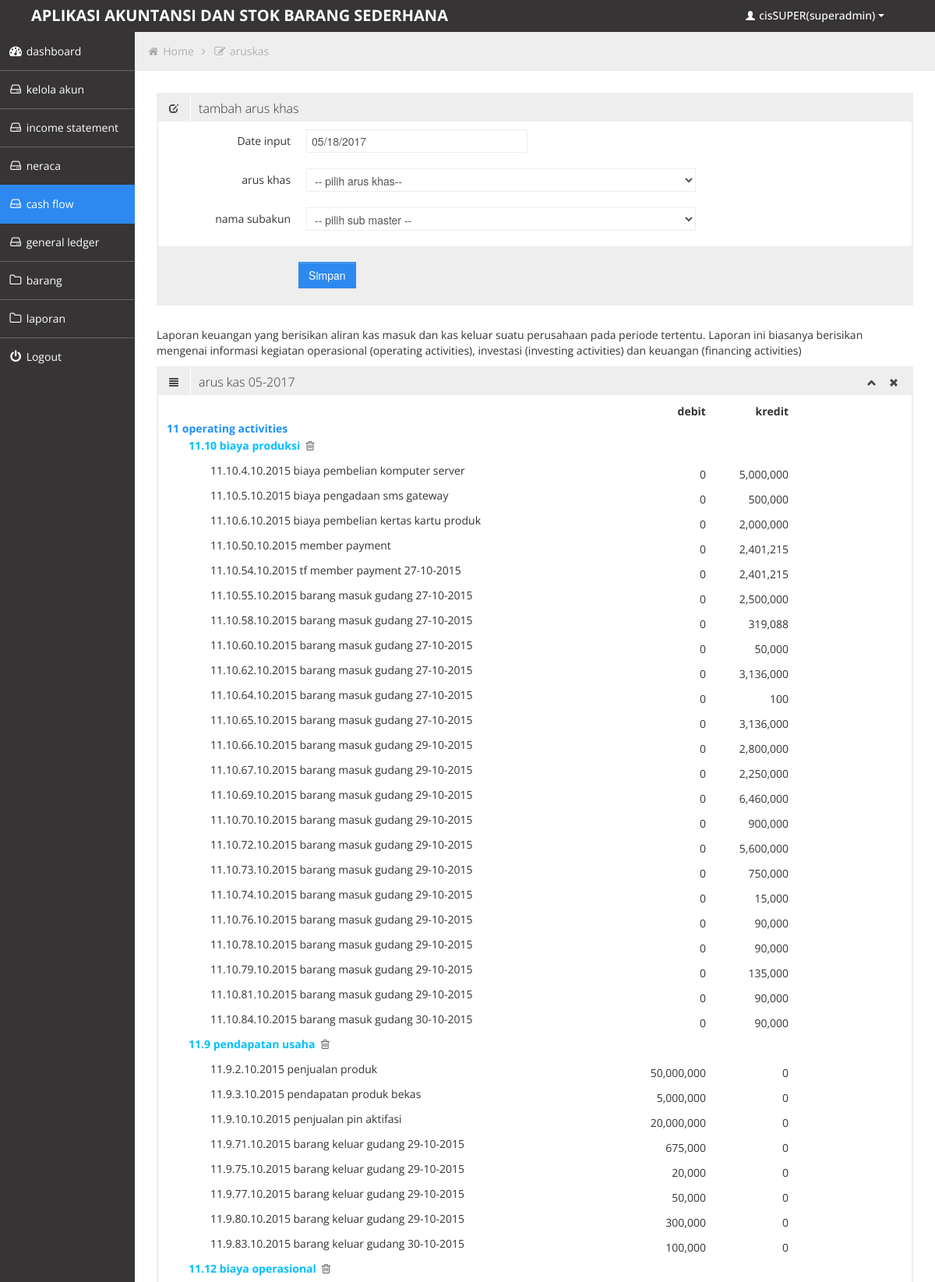
The page /admin/media.php?module=aruskas&acc=view (signed in, upper part) on the database its author committed.
### tables this page shows
CREATE TABLE IF NOT EXISTS `master` (
  `id_master` int(11) NOT NULL AUTO_INCREMENT,
  `nama_master` varchar(122) NOT NULL,
  `master_seo` varchar(122) NOT NULL,
  `status` varchar(122) NOT NULL,
  PRIMARY KEY (`id_master`)
);

CREATE TABLE IF NOT EXISTS `arus_kas` (
  `id_arus_kas` int(11) NOT NULL AUTO_INCREMENT,
  `id_master` int(11) NOT NULL,
  `id_submaster` int(11) NOT NULL,
  `tanggal` date NOT NULL,
  PRIMARY KEY (`id_arus_kas`)
);

CREATE TABLE IF NOT EXISTS `submaster` (
  `id_submaster` int(11) NOT NULL AUTO_INCREMENT,
  `nama_submaster` varchar(123) NOT NULL,
  `id_master` varchar(123) NOT NULL,
  PRIMARY KEY (`id_submaster`)
);

CREATE TABLE IF NOT EXISTS `income` (
  `id_income` int(11) NOT NULL AUTO_INCREMENT,
  `id_submaster` varchar(122) NOT NULL,
  `jumlah` varchar(122) NOT NULL,
  `nama_keterangan` varchar(122) NOT NULL,
  `tanggal` date NOT NULL,
  `debit` int(122) NOT NULL,
  `kredit` int(122) NOT NULL,
  `status` varchar(122) NOT NULL,
  PRIMARY KEY (`id_income`)
);

### admin/modul/aruskas/aruskas.php (the view, shortened to what this page needs)
<?php
$date=date('Y-m-d');
$iki=explode("-",$date);
?>
        <div class="row-fluid sortable">
				<div class="box span12">
					<div class="box-header" data-original-title>
						<h2><i class="halflings-icon edit"></i><span class="break"></span>tambah arus khas</h2>
					</div>
					<div class="box-content">
						<form class="form-horizontal"  action="<?php echo $PHP_SELF ?> " method="post" enctype="multipart/form-data">
						  <fieldset>
						    <div class="control-group">
							  <label class="control-label" for="date01">Date input</label>
							  <div class="controls">
								<input type="text" name="tanggal" class="input-xlarge datepicker" id="date01" value="<?php echo "".$iki[1]."/".$iki[2]."/".$iki[0]."";?>">
							  </div>
							</div>
						  	<div class="control-group">
							  <label class="control-label" for="typeahead"> arus khas </label>
							  <div class="controls">
								<select name="master"  style="width: 500px; ">
								    <option>-- pilih arus khas--</value>
								</select>
							</div>
							</div>
							<div class="control-group">
							  <label class="control-label" for="typeahead">nama subakun </label>
							   <div class="controls">
								<select name="submaster"  style="width: 500px; ">
								    <option>-- pilih sub master --</value>
								</select>
							  </div>
							  </div>
							<div class="form-actions">
							  <input type="submit" name="submit"class="btn btn-primary" value=" Simpan " >
							</div>
						  </fieldset>
						</form>
					</div>
				</div>
				</div>
				<p>Laporan keuangan yang berisikan aliran kas masuk dan kas keluar suatu perusahaan pada periode tertentu. Laporan ini biasanya berisikan mengenai informasi kegiatan operasional (operating activities), investasi (investing activities) dan keuangan (financing activities)
	           <div class="row-fluid sortable">
				<div class="box span12">
					<div class="box-header">
						<h2><i class="halflings-icon align-justify"></i><span class="break"></span>arus kas  <?php echo "".$iki[1]."-".$iki[0]."  " ?>
						  </h2>
						<div class="box-icon">
							<a href="#" class="btn-minimize"><i class="halflings-icon chevron-up"></i></a>
							<a href="#" class="btn-close"><i class="halflings-icon remove"></i></a>
						</div>
					</div>
					<div class="box-content">
						<table border="0" style="width: 800px; ">
							    <thead>
							  <tr>
								  <th> </th>
								  <th style="text-align: right;">debit</th>
								  <th style="text-align: right;">kredit</th>
							  </tr>
						  </thead>
							  <tbody>
							   <?php
						  $d=mysql_query("select * from master where status='arus-kas' order by id_master asc");
						  while ($r=mysql_fetch_array($d))
						  {
						  ?>
							<tr>
								<td><?php echo "<b style=color:#1E90FF;>$r[id_master] $r[nama_master]</b>";?></td>
								<?php $f=mysql_query("select * from arus_kas,submaster where arus_kas.id_submaster=submaster.id_submaster and arus_kas.id_master='$r[id_master]' ");
								while ($t=mysql_fetch_array($f)){?>
								<tr><td class="center" ><?php echo "<p style=padding-left:2em ><b style=color:#00BFFF;>$r[id_master].$t[id_submaster] $t[nama_submaster]</b>";?>&nbsp <a href="modul/aruskas/dellaruskas.php?id=<?php echo "$t[id_arus_kas]";?>"><i class="icon-trash"></i></td>
								<?php $b=mysql_query("select * from submaster,income where income.id_submaster=submaster.id_submaster and submaster.id_submaster='$t[id_submaster]' order by income.id_income asc ");
								while ($o=mysql_fetch_array($b)){
								$debit=number_format($o[debit]);
								$kredit=number_format($o[kredit]);
								$belah=explode("-",$o[tanggal]);
								?>
								<tr><td class="center" ><?php echo "<p style=padding-left:4em >$r[id_master].$t[id_submaster].$o[id_income].".$belah[1].".".$belah[0]." $o[nama_keterangan]";?></td>
								<td class="center" style="text-align: right;"><?php echo "$debit";?></td>
								<td class="center" style="text-align: right;"><?php echo "$kredit";?></td>
								</tr>
								<?php } ?>
								</tr>
							</tr>
							<?php
							}
							}
							?>
							  </tbody>
						 </table>
					</div>
				</div>
			</div>

### admin/css/style.css (style rules this page uses)
body { background: #F5F5F5; color: #333; border: none; font-family: 'Open Sans', sans-serif; font-weight: 400; }
a { color: #646464; }
h2 { font-size: 16px; line-height: 16px; }
.box { border: 2px solid #eee; background: #fff !important; margin-bottom: 28px; }
.box-header { height: 16px; font-size: 16px; line-height: 16px; padding: 10px; background: #eee; -webkit-box-shadow: none; -moz-box-shadow: none; box-shadow: none; overflow: hidden; }
.box-header h2 { float:left; margin-top: 0px; font-weight: 300; }
.box-header h2 i { margin: 0px 3px 0px 4px; opacity: .8; filter: alpha(opacity=80); -ms-filter:"progid:DXImageTransform.Microsoft.Alpha(Opacity=80)"; }
.box-header .box-icon { float:right; margin-top: 1px; }
.box-header .box-icon i { -webkit-transition: all 0.1s ease-in-out; -moz-transition: all 0.1s ease-in-out; -o-transition: all 0.1s ease-in-out; -ms-transition: all 0.1s ease-in-out; transition: all 0.1s ease-in-out; opacity: .8; filter: alpha(opacity=80); -ms-filter:"progid:DXImageTransform.Microsoft.Alpha(Opacity=80)"; }
.box-header .box-icon a { margin: 0px 5px; }
.box-content { position: relative; z-index: 50; margin-top: -1px; padding: 10px; background: #fff !important; }
.form-actions { padding: 19px 20px 20px; margin: 20px -10px -30px -10px; background-color: #eee; border-top: 1px solid #eee; *zoom: 1; }
.form-actions:before, .form-actions:after { display: table; line-height: 0; content: ""; }
.form-actions:after { clear: both; }
.btn { display: inline-block; padding: 6px 12px; margin-bottom: 0; font-size: 14px; font-weight: 500; line-height: 20px; text-align: center; white-space: nowrap; vertical-align: middle; cursor: pointer; border: 1px solid #a7a9aa; -webkit-border-radius: 0px !important; border-radius: 0px !important; }
.btn { color: #ffffff; background-color: #a7a9aa; border-color: #a7a9aa; background-image: none; filter: none; text-shadow: none; }
.btn-primary { background-color: #2D89EF; border-color: #2D89EF; }

### admin/css/halflings.css (style rules this page uses)
html, html .halflings { -webkit-font-smoothing: antialiased !important; }
.halflings-icon { display: inline-block; width: 14px; height: 14px; line-height: 14px; vertical-align: text-top; background-image: url(../img/glyphicons_halflings.svg); background-position: 0 0; background-repeat: no-repeat; vertical-align: top; *display: inline; *zoom: 1; *margin-right: .3em; }
.halflings-icon.remove { background-position: -312px 0; }
.halflings-icon.align-justify { background-position: -336px -48px; }
.halflings-icon.edit { background-position: -96px -72px; }
.halflings-icon.chevron-up { background-position: -288px -120px; }

### rows shown on the page
master: id_master "11", nama_master "operating activities"
arus_kas: id_master.id_master "11", id_submaster.id_submaster "10", id_submaster.nama_submaster "biaya produksi"
income: id_submaster.id_submaster "10", id_income "4", tanggal "10", tanggal "2015", nama_keterangan "biaya pembelian komputer server", debit "0", kredit "5,000,000"
income: id_submaster.id_submaster "10", id_income "5", tanggal "10", tanggal "2015", nama_keterangan "biaya pengadaan sms gateway", debit "0", kredit "500,000"
income: id_submaster.id_submaster "10", id_income "6", tanggal "10", tanggal "2015", nama_keterangan "biaya pembelian kertas kartu produk", debit "0", kredit "2,000,000"
income: id_submaster.id_submaster "10", id_income "50", tanggal "10", tanggal "2015", nama_keterangan "member payment", debit "0", kredit "2,401,215"
income: id_submaster.id_submaster "10", id_income "54", tanggal "10", tanggal "2015", nama_keterangan "tf member payment 27-10-2015", debit "0", kredit "2,401,215"
income: id_submaster.id_submaster "10", id_income "55", tanggal "10", tanggal "2015", nama_keterangan "barang masuk gudang 27-10-2015", debit "0", kredit "2,500,000"
income: id_submaster.id_submaster "10", id_income "58", tanggal "10", tanggal "2015", nama_keterangan "barang masuk gudang 27-10-2015", debit "0", kredit "319,088"
income: id_submaster.id_submaster "10", id_income "60", tanggal "10", tanggal "2015", nama_keterangan "barang masuk gudang 27-10-2015", debit "0", kredit "50,000"
income: id_submaster.id_submaster "10", id_income "62", tanggal "10", tanggal "2015", nama_keterangan "barang masuk gudang 27-10-2015", debit "0", kredit "3,136,000"
income: id_submaster.id_submaster "10", id_income "64", tanggal "10", tanggal "2015", nama_keterangan "barang masuk gudang 27-10-2015", debit "0", kredit "100"
income: id_submaster.id_submaster "10", id_income "65", tanggal "10", tanggal "2015", nama_keterangan "barang masuk gudang 27-10-2015", debit "0", kredit "3,136,000"
income: id_submaster.id_submaster "10", id_income "66", tanggal "10", tanggal "2015", nama_keterangan "barang masuk gudang 29-10-2015", debit "0", kredit "2,800,000"
income: id_submaster.id_submaster "10", id_income "67", tanggal "10", tanggal "2015", nama_keterangan "barang masuk gudang 29-10-2015", debit "0", kredit "2,250,000"
income: id_submaster.id_submaster "10", id_income "69", tanggal "10", tanggal "2015", nama_keterangan "barang masuk gudang 29-10-2015", debit "0", kredit "6,460,000"
income: id_submaster.id_submaster "10", id_income "70", tanggal "10", tanggal "2015", nama_keterangan "barang masuk gudang 29-10-2015", debit "0", kredit "900,000"
income: id_submaster.id_submaster "10", id_income "72", tanggal "10", tanggal "2015", nama_keterangan "barang masuk gudang 29-10-2015", debit "0", kredit "5,600,000"
income: id_submaster.id_submaster "10", id_income "73", tanggal "10", tanggal "2015", nama_keterangan "barang masuk gudang 29-10-2015", debit "0", kredit "750,000"
income: id_submaster.id_submaster "10", id_income "74", tanggal "10", tanggal "2015", nama_keterangan "barang masuk gudang 29-10-2015", debit "0", kredit "15,000"
income: id_submaster.id_submaster "10", id_income "76", tanggal "10", tanggal "2015", nama_keterangan "barang masuk gudang 29-10-2015", debit "0", kredit "90,000"
income: id_submaster.id_submaster "10", id_income "78", tanggal "10", tanggal "2015", nama_keterangan "barang masuk gudang 29-10-2015", debit "0", kredit "90,000"
income: id_submaster.id_submaster "10", id_income "79", tanggal "10", tanggal "2015", nama_keterangan "barang masuk gudang 29-10-2015", debit "0", kredit "135,000"
income: id_submaster.id_submaster "10", id_income "81", tanggal "10", tanggal "2015", nama_keterangan "barang masuk gudang 29-10-2015", debit "0", kredit "90,000"
income: id_submaster.id_submaster "10", id_income "84", tanggal "10", tanggal "2015", nama_keterangan "barang masuk gudang 30-10-2015", debit "0", kredit "90,000"
arus_kas: id_master.id_master "11", id_submaster.id_submaster "9", id_submaster.nama_submaster "pendapatan usaha"
income: id_submaster.id_submaster "9", id_income "2", tanggal "10", tanggal "2015", nama_keterangan "penjualan produk", debit "50,000,000", kredit "0"
income: id_submaster.id_submaster "9", id_income "3", tanggal "10", tanggal "2015", nama_keterangan "pendapatan produk bekas", debit "5,000,000", kredit "0"
income: id_submaster.id_submaster "9", id_income "10", tanggal "10", tanggal "2015", nama_keterangan "penjualan pin aktifasi", debit "20,000,000", kredit "0"
income: id_submaster.id_submaster "9", id_income "71", tanggal "10", tanggal "2015", nama_keterangan "barang keluar gudang 29-10-2015", debit "675,000", kredit "0"
income: id_submaster.id_submaster "9", id_income "75", tanggal "10", tanggal "2015", nama_keterangan "barang keluar gudang 29-10-2015", debit "20,000", kredit "0"
income: id_submaster.id_submaster "9", id_income "77", tanggal "10", tanggal "2015", nama_keterangan "barang keluar gudang 29-10-2015", debit "50,000", kredit "0"
income: id_submaster.id_submaster "9", id_income "80", tanggal "10", tanggal "2015", nama_keterangan "barang keluar gudang 29-10-2015", debit "300,000", kredit "0"
income: id_submaster.id_submaster "9", id_income "83", tanggal "10", tanggal "2015", nama_keterangan "barang keluar gudang 30-10-2015", debit "100,000", kredit "0"
arus_kas: id_master.id_master "11", id_submaster.id_submaster "12", id_submaster.nama_submaster "biaya operasional"

### other values the page prints
$_SESSION[namalengkap] "cisSUPER"
$_SESSION[level] "superadmin"
$_GET[module] "aruskas"
$iki[1] "05"
$iki[0] "2017"
